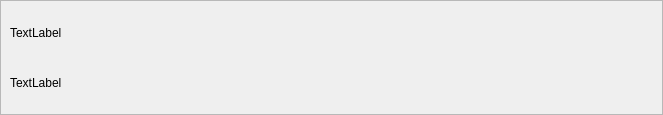
<?xml version="1.0" encoding="UTF-8"?>
<ui version="4.0">
 <class>LIstItemWidget2</class>
 <widget class="QWidget" name="LIstItemWidget2">
  <property name="geometry">
   <rect>
    <x>0</x>
    <y>0</y>
    <width>663</width>
    <height>115</height>
   </rect>
  </property>
  <property name="windowTitle">
   <string>Form</string>
  </property>
  <layout class="QVBoxLayout" name="verticalLayout">
   <property name="spacing">
    <number>0</number>
   </property>
   <property name="leftMargin">
    <number>0</number>
   </property>
   <property name="topMargin">
    <number>0</number>
   </property>
   <property name="rightMargin">
    <number>0</number>
   </property>
   <property name="bottomMargin">
    <number>0</number>
   </property>
   <item>
    <widget class="QFrame" name="frame">
     <property name="frameShape">
      <enum>QFrame::StyledPanel</enum>
     </property>
     <property name="frameShadow">
      <enum>QFrame::Raised</enum>
     </property>
     <layout class="QVBoxLayout" name="verticalLayout_2">
      <item>
       <layout class="QHBoxLayout" name="horizontalLayout">
        <item>
         <widget class="QLabel" name="key">
          <property name="minimumSize">
           <size>
            <width>290</width>
            <height>0</height>
           </size>
          </property>
          <property name="maximumSize">
           <size>
            <width>290</width>
            <height>16777215</height>
           </size>
          </property>
          <property name="text">
           <string>TextLabel</string>
          </property>
          <property name="alignment">
           <set>Qt::AlignLeading|Qt::AlignLeft|Qt::AlignVCenter</set>
          </property>
         </widget>
        </item>
        <item>
         <spacer name="horizontalSpacer">
          <property name="orientation">
           <enum>Qt::Horizontal</enum>
          </property>
          <property name="sizeHint" stdset="0">
           <size>
            <width>40</width>
            <height>20</height>
           </size>
          </property>
         </spacer>
        </item>
       </layout>
      </item>
      <item>
       <widget class="QLabel" name="value">
        <property name="text">
         <string>TextLabel</string>
        </property>
        <property name="margin">
         <number>0</number>
        </property>
       </widget>
      </item>
     </layout>
    </widget>
   </item>
  </layout>
 </widget>
 <resources/>
 <connections/>
</ui>
